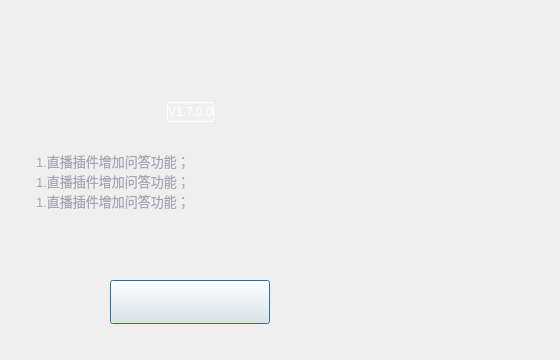
<?xml version="1.0" encoding="UTF-8"?>
<ui version="4.0">
 <class>VHUpdateTips</class>
 <widget class="QDialog" name="VHUpdateTips">
  <property name="geometry">
   <rect>
    <x>0</x>
    <y>0</y>
    <width>560</width>
    <height>360</height>
   </rect>
  </property>
  <property name="minimumSize">
   <size>
    <width>560</width>
    <height>360</height>
   </size>
  </property>
  <property name="maximumSize">
   <size>
    <width>560</width>
    <height>360</height>
   </size>
  </property>
  <property name="windowTitle">
   <string>Dialog</string>
  </property>
  <property name="styleSheet">
   <string notr="true"/>
  </property>
  <layout class="QVBoxLayout" name="verticalLayout">
   <property name="spacing">
    <number>0</number>
   </property>
   <property name="leftMargin">
    <number>32</number>
   </property>
   <property name="topMargin">
    <number>91</number>
   </property>
   <property name="bottomMargin">
    <number>36</number>
   </property>
   <item>
    <layout class="QHBoxLayout" name="horizontalLayout_2">
     <item>
      <widget class="QLabel" name="label">
       <property name="sizePolicy">
        <sizepolicy hsizetype="Fixed" vsizetype="Fixed">
         <horstretch>0</horstretch>
         <verstretch>0</verstretch>
        </sizepolicy>
       </property>
       <property name="minimumSize">
        <size>
         <width>130</width>
         <height>23</height>
        </size>
       </property>
       <property name="maximumSize">
        <size>
         <width>130</width>
         <height>23</height>
        </size>
       </property>
       <property name="styleSheet">
        <string notr="true">border-image: url(:/toolTip/img/toolTip/findNew.png);</string>
       </property>
       <property name="text">
        <string/>
       </property>
      </widget>
     </item>
     <item>
      <layout class="QHBoxLayout" name="horizontalLayout">
       <property name="leftMargin">
        <number>5</number>
       </property>
       <property name="topMargin">
        <number>11</number>
       </property>
       <property name="bottomMargin">
        <number>11</number>
       </property>
       <item>
        <widget class="QLabel" name="label_version">
         <property name="styleSheet">
          <string notr="true">QLabel{
  font: 12px &quot;宋体&quot;;
color:#FFFFFF;
border-radius:2px;
border:1px solid rgba(255,255,255,255);
}

</string>
         </property>
         <property name="text">
          <string>V1.7.0.0</string>
         </property>
         <property name="alignment">
          <set>Qt::AlignCenter</set>
         </property>
        </widget>
       </item>
       <item>
        <spacer name="horizontalSpacer">
         <property name="orientation">
          <enum>Qt::Horizontal</enum>
         </property>
         <property name="sizeHint" stdset="0">
          <size>
           <width>40</width>
           <height>20</height>
          </size>
         </property>
        </spacer>
       </item>
      </layout>
     </item>
    </layout>
   </item>
   <item>
    <widget class="QLabel" name="label_3">
     <property name="minimumSize">
      <size>
       <width>5</width>
       <height>0</height>
      </size>
     </property>
     <property name="maximumSize">
      <size>
       <width>5</width>
       <height>16777215</height>
      </size>
     </property>
     <property name="sizeIncrement">
      <size>
       <width>5</width>
       <height>0</height>
      </size>
     </property>
     <property name="baseSize">
      <size>
       <width>5</width>
       <height>0</height>
      </size>
     </property>
     <property name="text">
      <string/>
     </property>
    </widget>
   </item>
   <item>
    <widget class="QTextEdit" name="textEdit">
     <property name="enabled">
      <bool>false</bool>
     </property>
     <property name="sizePolicy">
      <sizepolicy hsizetype="Expanding" vsizetype="Expanding">
       <horstretch>0</horstretch>
       <verstretch>0</verstretch>
      </sizepolicy>
     </property>
     <property name="styleSheet">
      <string notr="true">padding-bottom:32;
padding-left:0;
margin-left:0;
border:0;
background-color:transparent;
color:#A4A7B6;
font: 12px &quot;宋体&quot;;
</string>
     </property>
     <property name="frameShape">
      <enum>QFrame::NoFrame</enum>
     </property>
     <property name="readOnly">
      <bool>true</bool>
     </property>
     <property name="html">
      <string>&lt;!DOCTYPE HTML PUBLIC &quot;-//W3C//DTD HTML 4.0//EN&quot; &quot;http://www.w3.org/TR/REC-html40/strict.dtd&quot;&gt;
&lt;html&gt;&lt;head&gt;&lt;meta name=&quot;qrichtext&quot; content=&quot;1&quot; /&gt;&lt;style type=&quot;text/css&quot;&gt;
p, li { white-space: pre-wrap; }
&lt;/style&gt;&lt;/head&gt;&lt;body style=&quot; font-family:'宋体'; font-size:12px; font-weight:400; font-style:normal;&quot;&gt;
&lt;p style=&quot; margin-top:0px; margin-bottom:0px; margin-left:0px; margin-right:0px; -qt-block-indent:0; text-indent:0px;&quot;&gt;&lt;span style=&quot; font-size:13px;&quot;&gt;1.直播插件增加问答功能；&lt;/span&gt;&lt;/p&gt;
&lt;p style=&quot; margin-top:0px; margin-bottom:0px; margin-left:0px; margin-right:0px; -qt-block-indent:0; text-indent:0px;&quot;&gt;&lt;span style=&quot; font-size:13px;&quot;&gt;1.直播插件增加问答功能；&lt;/span&gt;&lt;/p&gt;
&lt;p style=&quot; margin-top:0px; margin-bottom:0px; margin-left:0px; margin-right:0px; -qt-block-indent:0; text-indent:0px;&quot;&gt;&lt;span style=&quot; font-size:13px;&quot;&gt;1.直播插件增加问答功能；&lt;/span&gt;&lt;/p&gt;&lt;/body&gt;&lt;/html&gt;</string>
     </property>
    </widget>
   </item>
   <item>
    <widget class="QLabel" name="label_4">
     <property name="minimumSize">
      <size>
       <width>5</width>
       <height>0</height>
      </size>
     </property>
     <property name="maximumSize">
      <size>
       <width>5</width>
       <height>16777215</height>
      </size>
     </property>
     <property name="sizeIncrement">
      <size>
       <width>5</width>
       <height>0</height>
      </size>
     </property>
     <property name="baseSize">
      <size>
       <width>5</width>
       <height>0</height>
      </size>
     </property>
     <property name="text">
      <string/>
     </property>
    </widget>
   </item>
   <item>
    <layout class="QHBoxLayout" name="horizontalLayout_3">
     <property name="spacing">
      <number>20</number>
     </property>
     <property name="leftMargin">
      <number>78</number>
     </property>
     <property name="rightMargin">
      <number>101</number>
     </property>
     <item>
      <widget class="QPushButton" name="btnCloseButton">
       <property name="minimumSize">
        <size>
         <width>160</width>
         <height>44</height>
        </size>
       </property>
       <property name="maximumSize">
        <size>
         <width>160</width>
         <height>44</height>
        </size>
       </property>
       <property name="styleSheet">
        <string notr="true"/>
       </property>
       <property name="text">
        <string/>
       </property>
      </widget>
     </item>
     <item>
      <widget class="QToolButton" name="toolButton">
       <property name="sizePolicy">
        <sizepolicy hsizetype="Fixed" vsizetype="Fixed">
         <horstretch>0</horstretch>
         <verstretch>0</verstretch>
        </sizepolicy>
       </property>
       <property name="minimumSize">
        <size>
         <width>160</width>
         <height>44</height>
        </size>
       </property>
       <property name="maximumSize">
        <size>
         <width>160</width>
         <height>44</height>
        </size>
       </property>
       <property name="styleSheet">
        <string notr="true"/>
       </property>
       <property name="text">
        <string/>
       </property>
       <property name="autoRaise">
        <bool>true</bool>
       </property>
      </widget>
     </item>
    </layout>
   </item>
  </layout>
 </widget>
 <resources>
  <include location="../VhallLive/project/VhallLive.qrc"/>
 </resources>
 <connections/>
</ui>
